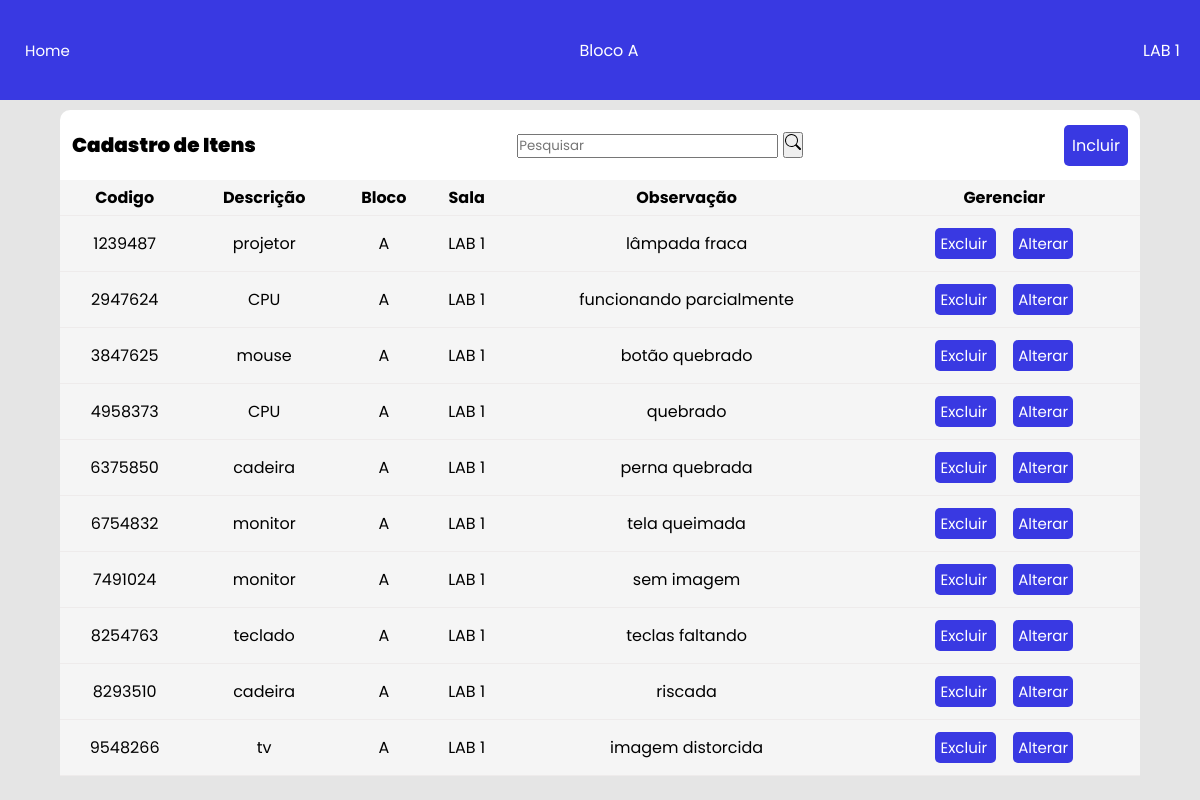
Screenshot of /exibir_admin.php?bloco=A&lab=LAB 1 with the database file from the repository.
### tables this page shows
CREATE TABLE tb_item (
	codigo_patrimonio INT NOT NULL,
	descricao  VARCHAR(30),
	bloco  VARCHAR(30),
	sala VARCHAR(30),
	observacao VARCHAR(255),
	PRIMARY KEY(codigo_patrimonio)
);

### exibir_admin.php (the view, shortened to what this page needs)
<?php
$data = "";
include_once "conexao.php";
if (!empty($_GET['bloco'])) {
  $bloco_label = @$_GET['bloco'];
  $lab_label = @$_GET['lab'];
}
if (!empty($_GET['search'])) {
  $data = $_GET['search'];
  $sql = "SELECT * FROM tb_item WHERE (codigo_patrimonio LIKE '%$data%' or descricao LIKE '%$data%' or observacao LIKE '%$data%') AND (bloco = '" . $_SESSION["blocoL"] . "' AND sala = '" . $_SESSION["labL"] . "') ORDER BY codigo_patrimonio DESC";
} else {
  $sql = "SELECT * FROM tb_item ORDER BY codigo_patrimonio WHERE bloco = '" . $_SESSION["blocoL"] . "' AND sala = '" . $_SESSION["labL"] . "' DESC";
}
?>
<!DOCTYPE html>
<html lang="pt-br">
<head>
  <link rel="stylesheet" href="exibir.css">
  <link href='https://unpkg.com/boxicons@2.1.1/css/boxicons.min.css' rel='stylesheet'>
</head>
<body>
  <div class="top-bar">
    <a href="menu_admin.php" class="scale">Home</a>
    <span id="selected-block">Bloco <?php echo $bloco_label; ?></span>
    <span id="selected-lab"><?php echo $lab_label; ?></span>
  </div>
  <div class="container">
  <div class="header">
      <span>Cadastro de Itens</span>
      <div class="box-search">
        <input type="search" class="form-control w-25" placeholder="Pesquisar" id="pesquisar">
        <button onclick="searchData()" class="btns btn-primary" name="btnpesquisar">
        <img src="img/search.svg" class="logos" alt="img search">
        </button>
      </div>
      <button onclick="openModal()" id="new">Incluir</button>
    </div>
    <div class="crud-body">
      <table>
        <thead>
          <tr>
            <th>Codigo</th>
            <th>Descrição</th>
            <th>Bloco</th>
            <th>Sala</th>
            <th>Observação</th>
            <th>Gerenciar</th>
          </tr>
          <?php
          if ($data == "") {
            $sql = "SELECT * FROM tb_item WHERE bloco = '$bloco_label' AND sala = '$lab_label' ORDER BY codigo_patrimonio;";
          }
          $resultado = mysqli_query($conexao, $sql);
          while ($dados = mysqli_fetch_assoc($resultado)) {
            echo '
                     <tr>
                         <td> ' . $dados["codigo_patrimonio"] . '</td>
                         <td>' . $dados["descricao"] . '</td>
                         <td> ' . $dados["bloco"] . '</td>
                         <td> ' . $dados["sala"] . '</td>
                         <td> ' . $dados["observacao"] . '</td>
                         <td class="btnExcluir">
                             <a href="exibir_admin.php?excluir=' . $dados["codigo_patrimonio"] . '&bloco=' . $bloco_label . '&lab=' . $lab_label . '" id="new">
                                  Excluir
                             </a>
                             &nbsp;&nbsp;&nbsp;
                             <a href="exibir_admin.php?alterar=' . $dados["codigo_patrimonio"] . '&bloco=' . $bloco_label . '&lab=' . $lab_label . ' " onclick="openModal2()"  id="new">
                                 Alterar
                             </a>
                         </td>
                     <tr>
                     ';
          }
          ?>
          </tr>
        </thead>
      </table>
    </div>
  </div>
</body>
</html>

### exibir.css (style rules this page uses)
* { margin: 0; padding: 0; box-sizing: border-box; font-family: 'Poppins', sans-serif; }
body { width: 100vw; height: 100vh; display: flex; align-items: center; justify-content: center; background-color: rgba(0,0,0,0.1); }
button { cursor: pointer; }
.container { width: 90%; height: 80%; border-radius: 10px; background: white; }
.header { min-height: 70px; display: flex; align-items: center; justify-content: space-between; margin: auto 12px; }
.header span { font-weight: 900; font-size: 20px; word-break: break-all; }
#new { font-size: 16px; padding: 8px; border-radius: 5px; border: none; color: white; background-color: rgb(57, 57, 226); }
table { width: 100%; border-spacing: 10px; word-break: break-all; border-collapse: collapse; }
thead { background-color: whitesmoke; }
tr { border-bottom: 1px solid rgb(238, 235, 235)!important; }
thead tr th { padding: 5px; text-align: center; margin-bottom: 50px; }
.btnExcluir { padding: 15px; }
thead td { padding: 5px; text-align: center; margin-bottom: 50px; }
.top-bar { background-color: rgb(57, 57, 226); color: white; display: flex; justify-content: space-between; align-items: center; padding: 10px 20px; position: fixed; top: 0; left: 0; width: 100%; height: 100PX; z-index: 999; }
.container { margin-top: 60px; }
.scale { font-size: 16px; padding: 8px; border-radius: 5px; border: none; color: white; cursor: pointer; }
.scale { transition: transform 0.3s ease; }

### exibir_admin.php (style rules this page uses)
a { text-decoration: none; padding: 5px !important; font-size: 15px !important; }

### rows the page displays
tb_item: codigo_patrimonio "1239487", descricao "projetor", bloco "A", sala "LAB 1", observacao "lâmpada fraca"
tb_item: codigo_patrimonio "2947624", descricao "CPU", bloco "A", sala "LAB 1", observacao "funcionando parcialmente"
tb_item: codigo_patrimonio "3847625", descricao "mouse", bloco "A", sala "LAB 1", observacao "botão quebrado"
tb_item: codigo_patrimonio "4958373", descricao "CPU", bloco "A", sala "LAB 1", observacao "quebrado"
tb_item: codigo_patrimonio "6375850", descricao "cadeira", bloco "A", sala "LAB 1", observacao "perna quebrada"
tb_item: codigo_patrimonio "6754832", descricao "monitor", bloco "A", sala "LAB 1", observacao "tela queimada"
tb_item: codigo_patrimonio "7491024", descricao "monitor", bloco "A", sala "LAB 1", observacao "sem imagem"
tb_item: codigo_patrimonio "8254763", descricao "teclado", bloco "A", sala "LAB 1", observacao "teclas faltando"
tb_item: codigo_patrimonio "8293510", descricao "cadeira", bloco "A", sala "LAB 1", observacao "riscada"
tb_item: codigo_patrimonio "9548266", descricao "tv", bloco "A", sala "LAB 1", observacao "imagem distorcida"

### other values shown
$bloco_label "A"
$lab_label "LAB 1"
